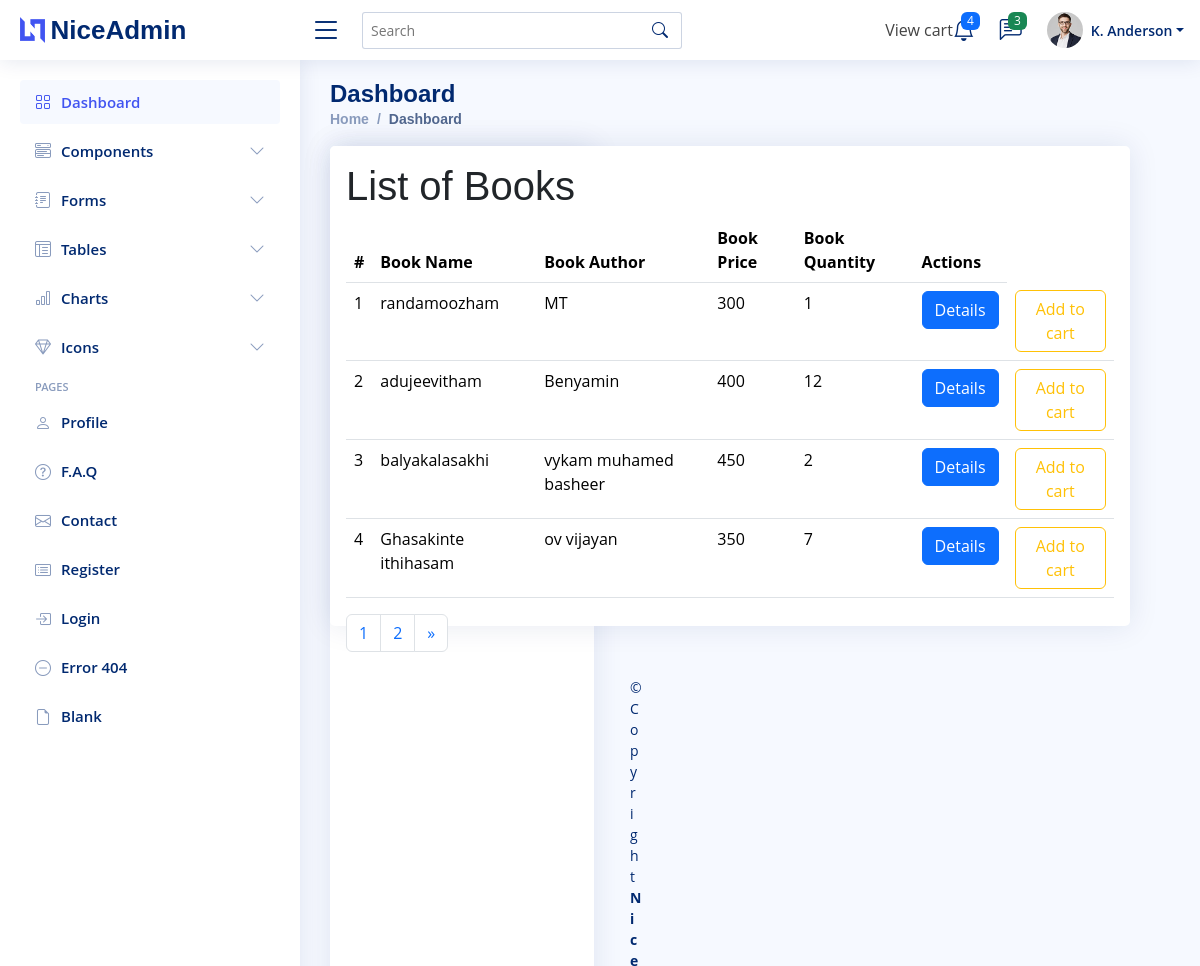
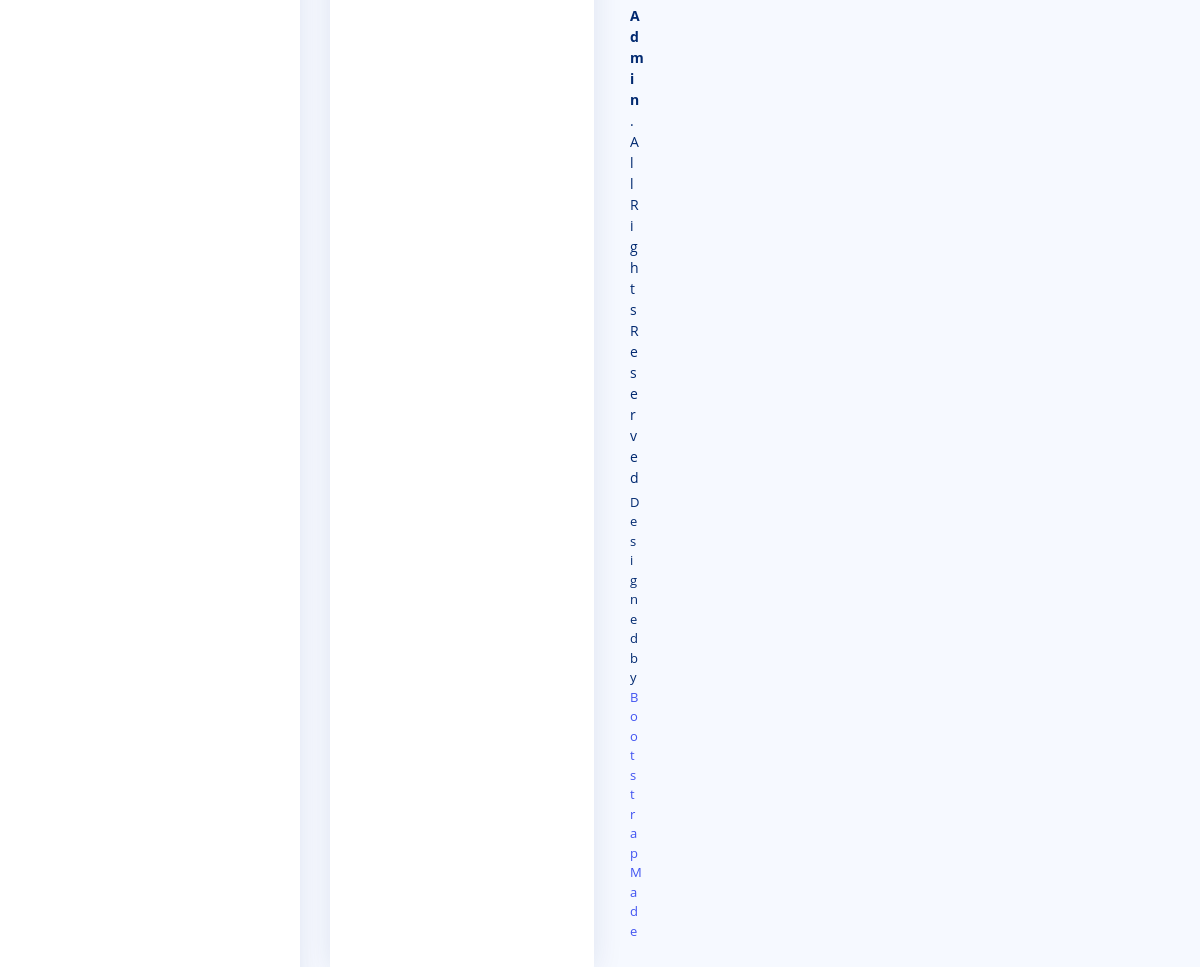
The page / on the database its author committed (2 pictures, top to bottom).
### Bookapp/models.py (models this page shows, shortened)
class Book(models.Model):
    title=models.CharField(max_length=200,null=True)
    price=models.IntegerField(null=True)
    image=models.ImageField(upload_to='book_media')
    quantity=models.IntegerField()
    author=models.ForeignKey(Author,on_delete=models.CASCADE)

class Author(models.Model):
    name=models.CharField(max_length=200,null=True)
    def __str__(self):
        return '{}'.format(self.name)

### userapp/views.py (the view)
# urls.py: path('',views.UserlistBook,name='booklist'),
def UserlistBook(request):
    books=Book.objects.all()
    paginator=Paginator (books,4)
    page_number=request.GET.get('page')
    try:
        page=paginator.get_page(page_number)
    except EmptyPage:
        page=paginator.page(page_number,num_pages)
    return render(request,'user/listuser.html',{'books':books,'page':page})

### templates/user/listuser.html (shortened to what this page needs)
{% extends 'user/userindex.html' %}
{% load static %}
{% block content %}
<div class="card" style="width:50rem;height:30rem;padding:1rem">
<h1>List of Books</h1>
<table  class="table">
    <thead>
    <tr>
        <th>#</th>
        <th>Book Name</th>
        <th>Book Author</th>
        <th>Book Price</th>
        <th>Book Quantity</th>
        <th>Actions</th>
    </tr>
    </thead>
    <tbody>
 {% for book in page %}
    <tr>
        <td>{{forloop.counter}}</td>
        <td>{{book.title}}</td>
        <td>{{book.author}}</td>
        <td>{{book.price}}</td>
        <td>{{book.quantity}}</td>
        <td>
            <a href="{% url 'details' book.id %}" class="btn btn-primary">Details</a>
        </td>
        <td>
            <a href="{% url 'addtocart' book.id %}" class="btn btn-outline-warning"> Add to cart </a>
        </td>
    </tr>
 {% endfor %}
    </tbody>
</table>
<nav aria-label="Page navigation example">
  <ul class="pagination">
      {% for num in page.paginator.page_range %}
    <li class="page-item {% if page.number == num %}activate{% endif %}">
      <a class="page-link" href="?page={{ num }}">{{ num }}</a>
    </li>
      {% endfor %}
      {% if page.has_next %}
    <li class="page-item">
      <a class="page-link" href="?page={{ page.next_page_number }}" aria-label="Next">
        <span aria-hidden="true">&raquo;</span>
      </a>
    </li>
      {% endif %}
  </ul>
</nav>
</div>
{% endblock %}

### templates/user/userindex.html (shortened to what this page needs)
<!DOCTYPE html>
{% load static %}
<html lang="en">
<head>
  <link href="{% static 'assets/vendor/bootstrap/css/bootstrap.min.css' %}" rel="stylesheet">
  <link href="{% static 'assets/vendor/bootstrap-icons/bootstrap-icons.css' %}" rel="stylesheet">
  <link href="{% static 'assets/vendor/boxicons/css/boxicons.min.css' %}" rel="stylesheet">
  <link href="{% static 'assets/vendor/quill/quill.snow.css' %}" rel="stylesheet">
  <link href="{% static 'assets/vendor/quill/quill.bubble.css' %}" rel="stylesheet">
  <link href="{% static 'assets/vendor/remixicon/remixicon.css' %}" rel="stylesheet">
  <link href="{% static 'assets/vendor/simple-datatables/style.css' %}" rel="stylesheet">
  <link href="{% static 'assets/css/style.css' %}" rel="stylesheet">
</head>
<body>
  <header id="header" class="header fixed-top d-flex align-items-center">
    <div class="d-flex align-items-center justify-content-between">
      <a href="index.html" class="logo d-flex align-items-center">
        <img src="{% static 'assets/img/logo.png' %}" alt="">
        <span class="d-none d-lg-block">NiceAdmin</span>
      </a>
      <i class="bi bi-list toggle-sidebar-btn"></i>
    </div>
    <div class="search-bar">
      <form class="search-form d-flex align-items-center" method="get" action="{% url 'search' %}">
        <input type="text" name="q" placeholder="Search" title="Search books or author">
        <button type="submit" title="Search"><i class="bi bi-search"></i></button>
      </form>
    </div>
    <nav class="header-nav ms-auto">
      <ul class="d-flex align-items-center">
        <li class="nav-item">
          <a class="nav-link" href="{% url 'viewcart' %}"> View cart </a>
        </li>
        <li class="nav-item dropdown">
          <a class="nav-link nav-icon" href="#" data-bs-toggle="dropdown">
            <i class="bi bi-bell"></i>
            <span class="badge bg-primary badge-number">4</span>
          </a>
        </li>
        <li class="nav-item dropdown">
          <a class="nav-link nav-icon" href="#" data-bs-toggle="dropdown">
            <i class="bi bi-chat-left-text"></i>
            <span class="badge bg-success badge-number">3</span>
          </a>
        </li>
        <li class="nav-item dropdown pe-3">
          <a class="nav-link nav-profile d-flex align-items-center pe-0" href="#" data-bs-toggle="dropdown">
            <img src="{% static 'assets/img/profile-img.jpg' %}" alt="Profile" class="rounded-circle">
            <span class="d-none d-md-block dropdown-toggle ps-2">K. Anderson</span>
          </a>
        </li>
      </ul>
    </nav>
  </header>
  <aside id="sidebar" class="sidebar">
    <ul class="sidebar-nav" id="sidebar-nav">
      <li class="nav-item">
        <a class="nav-link " href="{% url 'booklist' %}">
          <i class="bi bi-grid"></i>
          <span>Dashboard</span>
        </a>
      </li>
      <li class="nav-item">
        <a class="nav-link collapsed" data-bs-target="#components-nav" data-bs-toggle="collapse" href="#">
          <i class="bi bi-menu-button-wide"></i><span>Components</span><i class="bi bi-chevron-down ms-auto"></i>
        </a>
      </li>
      <li class="nav-item">
        <a class="nav-link collapsed" data-bs-target="#forms-nav" data-bs-toggle="collapse" href="#">
          <i class="bi bi-journal-text"></i><span>Forms</span><i class="bi bi-chevron-down ms-auto"></i>
        </a>
      </li>
      <li class="nav-item">
        <a class="nav-link collapsed" data-bs-target="#tables-nav" data-bs-toggle="collapse" href="#">
          <i class="bi bi-layout-text-window-reverse"></i><span>Tables</span><i class="bi bi-chevron-down ms-auto"></i>
        </a>
      </li>
      <li class="nav-item">
        <a class="nav-link collapsed" data-bs-target="#charts-nav" data-bs-toggle="collapse" href="#">
          <i class="bi bi-bar-chart"></i><span>Charts</span><i class="bi bi-chevron-down ms-auto"></i>
        </a>
      </li>
      <li class="nav-item">
        <a class="nav-link collapsed" data-bs-target="#icons-nav" data-bs-toggle="collapse" href="#">
          <i class="bi bi-gem"></i><span>Icons</span><i class="bi bi-chevron-down ms-auto"></i>
        </a>
      </li>
      <li class="nav-heading">Pages</li>
      <li class="nav-item">
        <a class="nav-link collapsed" href="users-profile.html">
          <i class="bi bi-person"></i>
          <span>Profile</span>
        </a>
      </li>
      <li class="nav-item">
        <a class="nav-link collapsed" href="pages-faq.html">
          <i class="bi bi-question-circle"></i>
          <span>F.A.Q</span>
        </a>
      </li>
      <li class="nav-item">
        <a class="nav-link collapsed" href="pages-contact.html">
          <i class="bi bi-envelope"></i>
          <span>Contact</span>
        </a>
      </li>
      <li class="nav-item">
        <a class="nav-link collapsed" href="pages-register.html">
          <i class="bi bi-card-list"></i>
          <span>Register</span>
        </a>
      </li>
      <li class="nav-item">
        <a class="nav-link collapsed" href="pages-login.html">
          <i class="bi bi-box-arrow-in-right"></i>
          <span>Login</span>
        </a>
      </li>
      <li class="nav-item">
        <a class="nav-link collapsed" href="pages-error-404.html">
          <i class="bi bi-dash-circle"></i>
          <span>Error 404</span>
        </a>
      </li>
      <li class="nav-item">
        <a class="nav-link collapsed" href="pages-blank.html">
          <i class="bi bi-file-earmark"></i>
          <span>Blank</span>
        </a>
      </li>
    </ul>
  </aside>
  <main id="main" class="main">
    <div class="pagetitle">
      <h1>Dashboard</h1>
      <nav>
        <ol class="breadcrumb">
          <li class="breadcrumb-item"><a href="index.html">Home</a></li>
          <li class="breadcrumb-item active">Dashboard</li>
        </ol>
      </nav>
    </div>
    <section class="section dashboard">
      <div class="row">
        <div class="col-lg-8">
          <div class="row">
            <div class="col-xxl-4 col-md-6">
              <div class="card info-card sales-card">
                <div class="filter">
                  <a class="icon" href="#" data-bs-toggle="dropdown"></a>
                </div>
          {% block content %}
            {% endblock %}
  <footer id="footer" class="footer">
    <div class="copyright">
      &copy; Copyright <strong><span>NiceAdmin</span></strong>. All Rights Reserved
    </div>
    <div class="credits">
      Designed by <a href="{% static 'https://bootstrapmade.com/' %}">BootstrapMade</a>
    </div>
  </footer>
</body>
</html>

### static/assets/css/style.css (style rules this page uses)
:root { scroll-behavior: smooth; }
body { font-family: "Open Sans", sans-serif; background: #f6f9ff; color: #444444; }
a { color: #4154f1; text-decoration: none; }
h1, h2, h3, h4, h5, h6 { font-family: "Nunito", sans-serif; }
#main { margin-top: 60px; padding: 20px 30px; transition: all 0.3s; }
.pagetitle { margin-bottom: 10px; }
.pagetitle h1 { font-size: 24px; margin-bottom: 0; font-weight: 600; color: #012970; }
.card { margin-bottom: 30px; border: none; border-radius: 5px; box-shadow: 0px 0 30px rgba(1, 41, 112, 0.1); }
.breadcrumb { font-size: 14px; font-family: "Nunito", sans-serif; color: #899bbd; font-weight: 600; }
.breadcrumb a { color: #899bbd; transition: 0.3s; }
.breadcrumb .breadcrumb-item::before { color: #899bbd; }
.breadcrumb .active { color: #51678f; font-weight: 600; }
.logo { line-height: 1; }
@media (min-width: 1200px) { .logo { width: 280px; } }
.logo img { max-height: 26px; margin-right: 6px; }
.logo span { font-size: 26px; font-weight: 700; color: #012970; font-family: "Nunito", sans-serif; }
.header { transition: all 0.5s; z-index: 997; height: 60px; box-shadow: 0px 2px 20px rgba(1, 41, 112, 0.1); background-color: #fff; padding-left: 20px; }
.header .toggle-sidebar-btn { font-size: 32px; padding-left: 10px; cursor: pointer; color: #012970; }
.header .search-bar { min-width: 360px; padding: 0 20px; }
.header .search-form { width: 100%; }
.header .search-form input { border: 0; font-size: 14px; color: #012970; border: 1px solid rgba(1, 41, 112, 0.2); padding: 7px 38px 7px 8px; border-radius: 3px; transition: 0.3s; width: 100%; }
.header .search-form button { border: 0; padding: 0; margin-left: -30px; background: none; }
.header .search-form button i { color: #012970; }
.header-nav ul { list-style: none; }
.header-nav>ul { margin: 0; padding: 0; }
.header-nav .nav-icon { font-size: 22px; color: #012970; margin-right: 25px; position: relative; }
.header-nav .nav-profile { color: #012970; }
.header-nav .nav-profile img { max-height: 36px; }
.header-nav .nav-profile span { font-size: 14px; font-weight: 600; }
.header-nav .badge-number { position: absolute; inset: -2px -5px auto auto; font-weight: normal; font-size: 12px; padding: 3px 6px; }
.sidebar { position: fixed; top: 60px; left: 0; bottom: 0; width: 300px; z-index: 996; transition: all 0.3s; padding: 20px; overflow-y: auto; scrollbar-width: thin; scrollbar-color: #aab7cf transparent; box-shadow: 0px 0px 20px rgba(1, 41, 112, 0.1); background-color: #fff; }
@media (min-width: 1200px) { #main, #footer { margin-left: 300px; } }
.sidebar-nav { padding: 0; margin: 0; list-style: none; }
.sidebar-nav li { padding: 0; margin: 0; list-style: none; }
.sidebar-nav .nav-item { margin-bottom: 5px; }
.sidebar-nav .nav-heading { font-size: 11px; text-transform: uppercase; color: #899bbd; font-weight: 600; margin: 10px 0 5px 15px; }
.sidebar-nav .nav-link { display: flex; align-items: center; font-size: 15px; font-weight: 600; color: #4154f1; transition: 0.3; background: #f6f9ff; padding: 10px 15px; border-radius: 4px; }
.sidebar-nav .nav-link i { font-size: 16px; margin-right: 10px; color: #4154f1; }
.sidebar-nav .nav-link.collapsed { color: #012970; background: #fff; }
.sidebar-nav .nav-link.collapsed i { color: #899bbd; }
.sidebar-nav .nav-link .bi-chevron-down { margin-right: 0; transition: transform 0.2s ease-in-out; }
.dashboard .filter { position: absolute; right: 0px; top: 15px; }
.dashboard .filter .icon { color: #aab7cf; padding-right: 20px; padding-bottom: 5px; transition: 0.3s; font-size: 16px; }
.dashboard .info-card { padding-bottom: 10px; }
.footer { padding: 20px 0; font-size: 14px; transition: all 0.3s; border-top: 1px solid #cddfff; }
.footer .copyright { text-align: center; color: #012970; }
.footer .credits { padding-top: 5px; text-align: center; font-size: 13px; color: #012970; }

### rows shown on the page
Book: title "randamoozham", author "MT", price "300", quantity "1"
Book: title "adujeevitham", author "Benyamin", price "400", quantity "12"
Book: title "balyakalasakhi", author "vykam muhamed basheer", price "450", quantity "2"
Book: title "Ghasakinte ithihasam", author "ov vijayan", price "350", quantity "7"

### other values the page prints
{{ num }} "1" "2"
